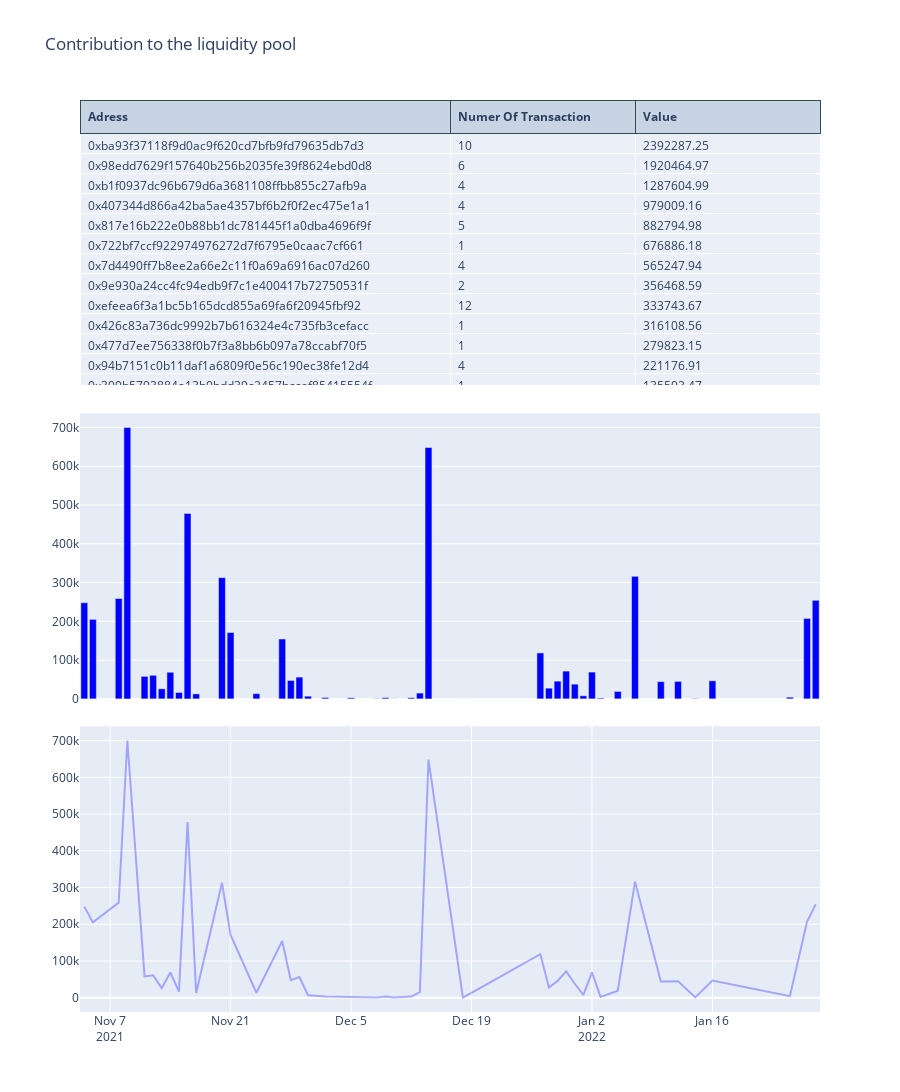

Notebook code cell kept with this figure:
### Code cell
# Set plot parametr

fig = make_subplots(
    rows=3, cols=1,
    shared_xaxes=True,
    vertical_spacing=0.03,
    specs=[[{"type": "table"}],
           [{"type": "scatter"}],
           [{"type": "scatter"}]]
)

fig.add_trace(
    go.Scatter(
        x=df_temp['Date'],
        y=df_temp['Quantity'],
        line = dict(color = 'blue'),
        opacity = 0.3,
        mode='lines'
    ),    
    row=3, col=1
), 

fig.add_trace(
    go.Bar(
        x=df_temp['Date'],
        y=df_temp['Quantity'],
        marker_color='blue'
    ),
    row=2, col=1
)

fig.add_trace(
    go.Table(
    columnorder = [1,2,3],
    columnwidth = [100,50,50],
    header=dict(
        values=[['<b>Adress</b>'],['<b>Numer Of Transaction</b>'],['<b>Value</b>']],

        align='left',
        font_size=12,
        line_color='darkslategray'
               ),
    cells=dict(
        values=[df_lp.Adress, df_lp.Number_of_transaction, df_lp.Value],

        align=['left'],
              )),
    row=1, col=1
)
fig.update_layout(
    height=1200,
    showlegend=False,
    title_text="Contribution to the liquidity pool",
)

fig.show()
